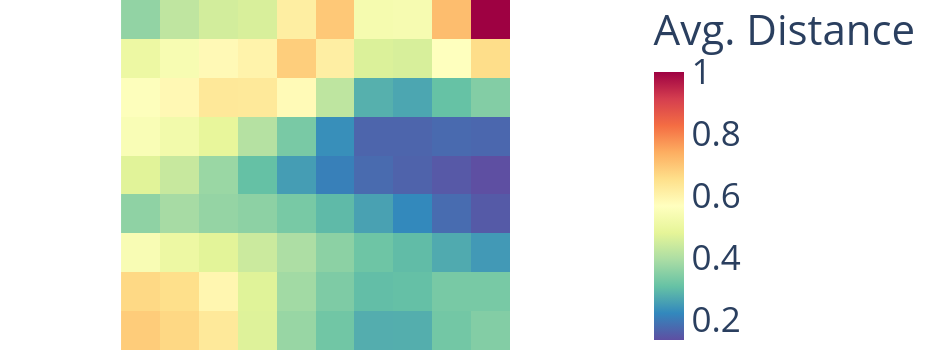
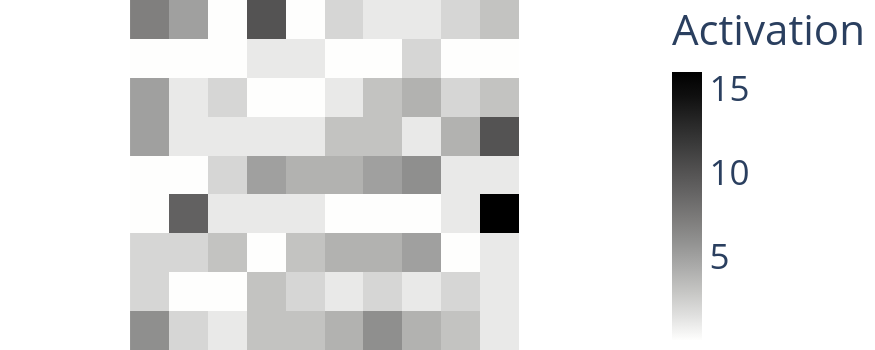

These figures' notebook cell, in order:
### Code cell
# traditional visuals
plot_args = dict(
    **PlotlyHelperArgs.FullStretch,
    **PlotlyHelperArgs.HiddenTicks(d1=d1, d2=d2),
    font=dict(size=35),
    title="",
)
figTrad1 = basin.legacy_pond().visualize_distance_map(**plot_args, **PlotlyHelperArgs.Figsize(w=925, h=350));
figTrad2 = basin.legacy_pond().visualize_activation_map(**plot_args, **PlotlyHelperArgs.Figsize(w=875, h=350));

### Figure 1 — Plotly figure (JSON) as saved in the notebook; plotly's stock layout.template omitted (floating-point values rounded to 4 significant figures)
{"data": [{"coloraxis": "coloraxis", "name": "0", "z": [[0.6886, 0.6681, 0.6288, 0.4687, 0.3705, 0.3212, 0.2768, 0.2777, 0.3243, 0.3435], [0.6656, 0.6545, 0.5925, 0.4721, 0.3831, 0.3378, 0.302, 0.3053, 0.3298, 0.3301], [0.543, 0.5053, 0.4756, 0.4407, 0.3975, 0.3549, 0.3174, 0.2989, 0.2712, 0.2469], [0.3594, 0.3886, 0.3669, 0.3564, 0.3298, 0.2953, 0.259, 0.2231, 0.1784, 0.1515], [0.4735, 0.4347, 0.3733, 0.306, 0.2528, 0.2087, 0.1764, 0.1646, 0.149, 0.1345], [0.5467, 0.5224, 0.4876, 0.4089, 0.3311, 0.2315, 0.168, 0.1678, 0.1749, 0.1714], [0.5609, 0.5855, 0.6307, 0.6289, 0.5799, 0.4216, 0.2801, 0.2651, 0.3078, 0.3441], [0.5054, 0.5394, 0.5826, 0.6005, 0.6845, 0.6142, 0.4652, 0.458, 0.564, 0.6566], [0.3632, 0.424, 0.4519, 0.4601, 0.6148, 0.6957, 0.5323, 0.5356, 0.7136, 1.0]], "type": "heatmap", "xaxis": "x", "yaxis": "y", "hovertemplate": "x: %{x}<br>y: %{y}<br>Avg. Distance: %{z}<extra></extra>"}], "layout": {"xaxis": {"anchor": "y", "domain": [0.0, 1.0], "scaleanchor": "y", "constrain": "domain", "showticklabels": false, "range": [-0.5, 9.5], "ticks": "", "ticklen": 10, "ticklabelstandoff": 0, "zeroline": false, "showgrid": false}, "yaxis": {"anchor": "x", "domain": [0.0, 1.0], "autorange": true, "constrain": "domain", "showticklabels": false, "range": [-0.5, 8.5], "ticks": "", "ticklen": 10, "ticklabelstandoff": 0, "zeroline": false, "showgrid": false}, "coloraxis": {"colorbar": {"title": {"text": "Avg. Distance"}}, "colorscale": [[0.0, "rgb(94,79,162)"], [0.1, "rgb(50,136,189)"], [0.2, "rgb(102,194,165)"], [0.3, "rgb(171,221,164)"], [0.4, "rgb(230,245,152)"], [0.5, "rgb(255,255,191)"], [0.6, "rgb(254,224,139)"], [0.7, "rgb(253,174,97)"], [0.8, "rgb(244,109,67)"], [0.9, "rgb(213,62,79)"], [1.0, "rgb(158,1,66)"]], "autocolorscale": false}, "margin": {"t": 0, "l": 0, "r": 0, "b": 0, "pad": 0}, "font": {"size": 35}, "title": {"text": ""}, "autosize": true, "showlegend": true, "paper_bgcolor": "rgba(0,0,0,0)", "plot_bgcolor": "rgba(0,0,0,0)", "width": 925, "height": 350}}

### Figure 2 — Plotly figure (JSON) as saved in the notebook; plotly's stock layout.template omitted (floating-point values rounded to 4 significant figures)
{"data": [{"coloraxis": "coloraxis", "name": "0", "z": [[6, 2, 1, 3, 3, 4, 6, 4, 3, 1], [2, 0, 0, 3, 2, 1, 2, 1, 2, 1], [2, 2, 3, 0, 3, 4, 4, 5, 0, 1], [0, 9, 1, 1, 1, 0, 0, 0, 1, 16], [0, 0, 2, 5, 4, 4, 5, 6, 1, 1], [5, 1, 1, 1, 1, 3, 3, 1, 4, 10], [5, 1, 2, 0, 0, 1, 3, 4, 2, 3], [0, 0, 0, 1, 1, 0, 0, 2, 0, 0], [7, 5, 0, 10, 0, 2, 1, 1, 2, 3]], "type": "heatmap", "xaxis": "x", "yaxis": "y", "hovertemplate": "x: %{x}<br>y: %{y}<br>Activation: %{z}<extra></extra>"}], "layout": {"xaxis": {"anchor": "y", "domain": [0.0, 1.0], "scaleanchor": "y", "constrain": "domain", "showticklabels": false, "range": [-0.5, 9.5], "ticks": "", "ticklen": 10, "ticklabelstandoff": 0, "zeroline": false, "showgrid": false}, "yaxis": {"anchor": "x", "domain": [0.0, 1.0], "autorange": true, "constrain": "domain", "showticklabels": false, "range": [-0.5, 8.5], "ticks": "", "ticklen": 10, "ticklabelstandoff": 0, "zeroline": false, "showgrid": false}, "coloraxis": {"colorbar": {"title": {"text": "Activation"}}, "colorscale": [[0.0, "rgb(254, 254, 253)"], [0.09091, "rgb(224, 224, 223)"], [0.1818, "rgb(197, 197, 195)"], [0.2727, "rgb(171, 171, 170)"], [0.3636, "rgb(146, 146, 145)"], [0.4545, "rgb(124, 123, 122)"], [0.5455, "rgb(102, 101, 101)"], [0.6364, "rgb(81, 80, 80)"], [0.7273, "rgb(59, 59, 59)"], [0.8182, "rgb(38, 38, 38)"], [0.9091, "rgb(16, 16, 16)"], [1.0, "rgb(0, 0, 0)"]], "autocolorscale": false}, "margin": {"t": 0, "l": 0, "r": 0, "b": 0, "pad": 0}, "font": {"size": 35}, "title": {"text": ""}, "autosize": true, "showlegend": true, "paper_bgcolor": "rgba(0,0,0,0)", "plot_bgcolor": "rgba(0,0,0,0)", "width": 875, "height": 350}}
